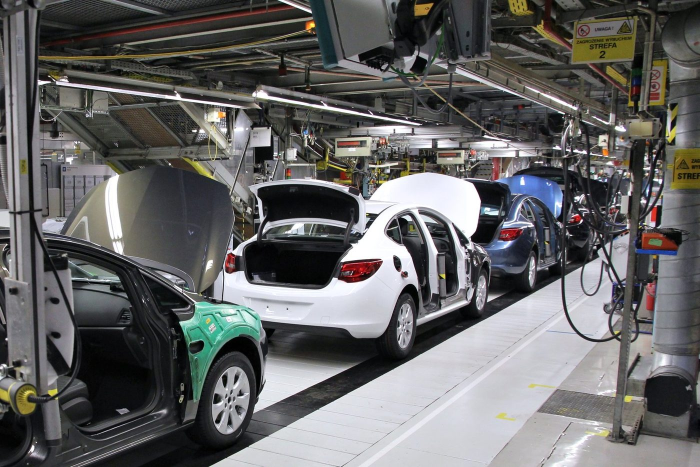
#> input picture assets/photos/auto-assembly-line.jpg, 1400 x 934 px (shown at 1/2 size); its folder holds only this picture in this run
$ python -i featured_image.py   (imports and definitions only)
#> lines starting #> are read from the running program, lines starting #| are printed output that depends on the picture
"""실제 시세로 1200×630 대표 이미지를 만들어 사진 검색 오류를 없앱니다.

레이아웃 둘을 그날 상황에 따라 고릅니다
--------------------------------------
2026-09-05까지는 레이아웃이 하나였고 색만 다섯 단계로 바뀌었습니다. 그래서
목록에서 훑으면 매일 같은 그림으로 보였습니다 — 지수 카드 3개가 화면을
차지하고, 그날의 주인공 종목은 맨 아래 작은 줄 하나였습니다.

지금은 **그날 이야기의 모양**에 따라 둘 중 하나를 그립니다.

  single — 주인공이 하나인 날. 종목명과 등락률을 화면 크기로 씁니다.
  trio   — 여러 종목이 함께 움직인 날. 상위 셋을 타일로 나열합니다.

고르는 기준은 아래 `choose_layout()`에 있습니다. 원고 제목이 종목을 하나만
부르면 그 종목이 그날의 주인공이므로 single, 여럿을 부르거나 아무 종목도
부르지 않으면 수치로 판단합니다.

**좌우 안전 영역(SAFE_LEFT~SAFE_RIGHT)을 반드시 지킬 것.**
테마의 목록 카드는 `aspect-ratio: 4/3` + `object-fit: cover`입니다
(2026-09-05 실측: 데스크톱 311×233, 모바일 330×248. 맨 위 대표 카드만 16:9).
1200×630(1.905:1) 이미지를 1.333:1 상자에 cover로 넣으면 높이에 맞춰 확대된 뒤
보이는 폭이 630×4/3 = 840px뿐이라 **좌우가 각각 180px씩 잘립니다.**

이 값은 두 번 틀렸습니다. 처음엔 안전 영역이 없어 "FERMATA"가 "RMATA"로,
"Ecopro"가 "opro"로 잘렸습니다. 2026-09-01에 3:2(각 127px)로 고쳤는데, 그 뒤
테마 카드가 4:3으로 바뀌어 있었습니다 — 2026-09-05에 새 레이아웃을 올리고
사이트를 열어 보니 종목 타일의 왼쪽 막대와 등락률 끝이 잘려 있었습니다.
**화면을 직접 재기 전에는 이 숫자를 바꾸지 말 것.**

1200×630은 소셜 공유(OG) 표준 비율이라 유지하고, 대신 글자와 카드를 가운데
840px 영역 안에만 배치해 어느 쪽에서 잘려도 내용이 살아남게 합니다.
"""
from __future__ import annotations

from pathlib import Path

import json

from PIL import Image, ImageDraw, ImageFilter

from . import data_graphics, photo_pool

# 4:3 중앙 크롭에서 살아남는 좌우 안전 영역 (1200×630 기준, 각 변 180px 잘림)
SAFE_LEFT = 180
SAFE_RIGHT = 1020
_PAD = 20                           # 경계에 딱 붙지 않도록 한 뼘
_CONTENT_LEFT = SAFE_LEFT + _PAD    # 200
_CONTENT_RIGHT = SAFE_RIGHT - _PAD  # 1000

# 오르면 빨강, 내리면 파랑 — 본문 그래픽(data_graphics)과 같은 약속입니다.
_UP = "#E5484D"
_DOWN = "#3E7BFA"
_UP_DARK = "#FF6B62"      # 어두운 바탕에서 읽히게 한 단계 밝힌 색
_DOWN_DARK = "#5C9DFF"
# 보합(0.00%)을 상승색으로 칠하면 **그림이 사실과 다른 말을 합니다.** 목록에서
# 빨간 +0.00%를 보면 오른 날로 읽힙니다. 오르지도 내리지도 않은 것은 회색입니다.
_FLAT = "#6B7785"
_FLAT_DARK = "#A8B2BF"


# [6 lines left out: function _move_color, not called in this run]


def _font(size: int, bold: bool = True):
    return data_graphics.korean_font(size, bold)


# 영문판에서 그대로 쓰면 카드를 넘치는 지수 이름들
_EN_ALIASES = {
    "Dow Jones Industrial Average": "Dow Jones",
    "Nasdaq Composite": "Nasdaq",
    "US 10-Year Treasury Yield": "U.S. 10Y Yield",
    "US 30-Year Treasury Yield": "U.S. 30Y Yield",
}


# [15 lines left out: function _name, not called in this run]


def _change(entry: dict) -> str:
    return data_graphics.change_label(entry)   # 금리는 %p(2026-10-06)


# [13 lines left out: functions _price, _stock_price, not called in this run]


def _macro(price_data: dict) -> list[dict]:
    return list(price_data.get("macro", {}).values())[:3]


# [18 lines left out: functions _ranked, lead_watchlist_entry, not called in this run]


# 1위가 2위를 이만큼 앞서면 "주인공이 하나인 날"로 봅니다.
#
# 실제 7거래일에 대보면 이렇게 갈립니다(2026-09-01~04):
#   2.72배 델 테크놀로지스(15.81%) vs 팔란티어(5.81%)     → single
#   1.18배 에코프로비엠(-7.06%) vs 에코프로(-5.96%)        → trio
# 앞의 날은 델 하나로 설명되는 날이고, 뒤의 날은 2차전지가 통째로 밀린
# 날입니다. 그림도 그렇게 달라야 합니다.
_SOLO_RATIO = 2.0


# [63 lines left out: functions _stocks_named_in_title, choose_layout, not called in this run]


# 표지 사진 돌려쓰기의 기억(2026-09-26). 9/8에 "같은 종목이 사흘 연속 주인공이어도 표지가 다르게"로 정하고 날짜÷장수
# 나머지로 짰더니, 사흘 연속은 달랐지만 닷새 뒤엔 같은 사진이 돌아왔다(인텔 9/17·SK하이닉스 9/22가 같은 남색 기판,
# 다양하게 돌려 쓴다). 상태 파일 대신 **커밋된 시황 원고**(price_data가 들어 있다)로
# 그 묶음이 표지 사진을 쓴 횟수를 다시 센다 — 러너와 맥이 같은 저장소를 보므로 같은 답이 나오고, 같은 날 다시 돌려도
# 같은 사진이다. ROTATION_START 전의 날은 세지 않는다(그때 사진은 옛 규칙으로 골랐다).
EDITORIAL_DIR = Path(__file__).resolve().parents[1] / "editorial"
ROTATION_START = "2026-09-15"     # 이보다 앞선 날은 이력에 넣지 않는다
LRU_START = "2026-09-26"          # 이날부터 "가장 오래 안 쓴 사진"; 그 전날까지는 옛 규칙(날짜÷장수)으로 실제 표지를 재현한다


def _turn_key(market: str, date_str: str) -> tuple[str, int]:
    return (str(date_str), 0 if market == "kr" else 1)   # 같은 날짜면 한국장(저녁)이 미국장(다음 아침)보다 먼저


# [133 lines left out: functions _photo_day_lead, cover_history, _photo_for, cover_photo, _lead_for, _market_line and 2 more, not called in this run]


def _cover_crop(path: Path, size: tuple[int, int] = (1200, 630)) -> Image.Image:
    """사진을 1200×630에 꽉 차게 잘라 넣습니다(가운데 기준).

    비율이 다른 사진을 늘리지 않고 넘치는 쪽을 자릅니다 — 늘리면 사람과 건물이
    눈에 띄게 일그러집니다.
    """
#> called with path = '../assets/photos/auto-assembly-line.jpg', size = (1200, 630)
    with Image.open(path) as image:
#> image is the input picture: PIL image 1400x934 RGB; mean R, G, B 101, 100.7, 100.7
        image = image.convert("RGB")
        scale = max(size[0] / image.width, size[1] / image.height)
#> scale = 0.857
        resized = image.resize((max(size[0], round(image.width * scale)),
                                max(size[1], round(image.height * scale))), Image.LANCZOS)
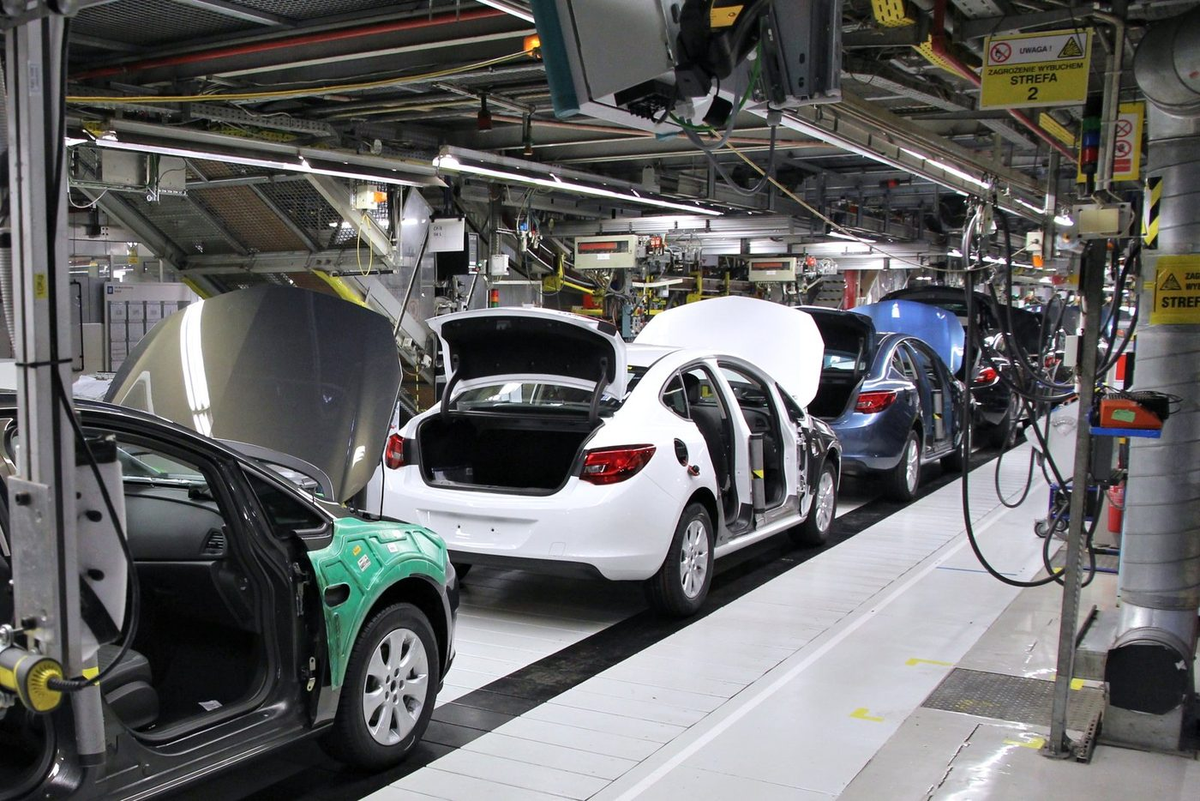
#> resized: PIL image 1200x801 RGB; mean R, G, B 101, 100.7, 100.7
    left = (resized.width - size[0]) // 2
#> left = 0
    top = (resized.height - size[1]) // 2
#> top = 85
    return resized.crop((left, top, left + size[0], top + size[1]))
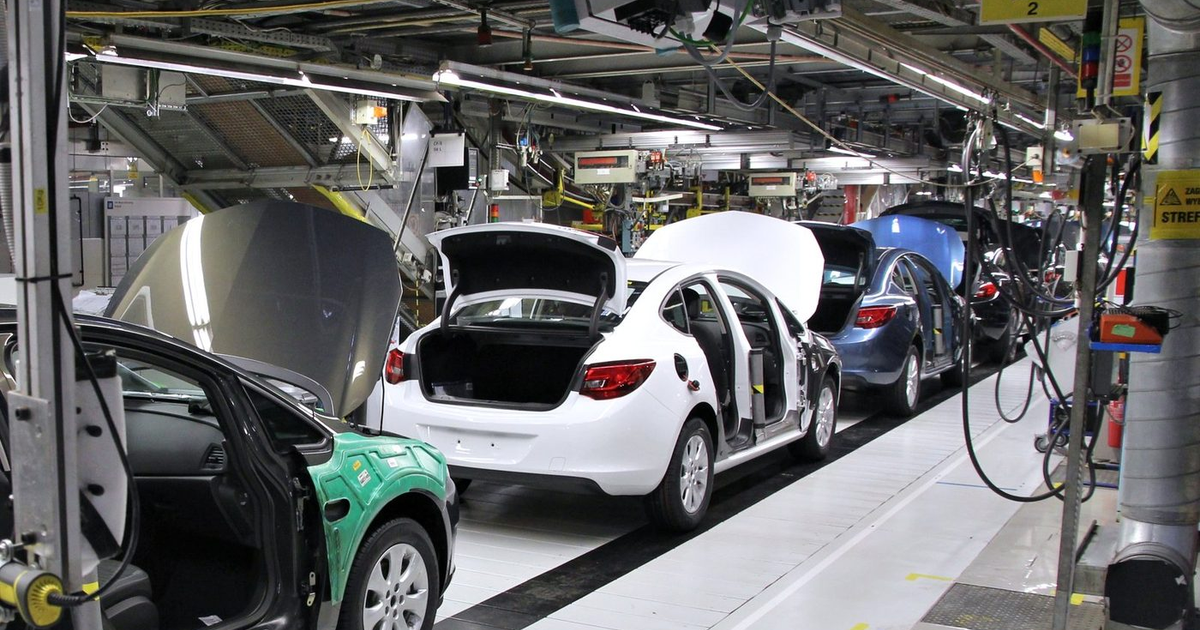
#> returned value: PIL image 1200x630 RGB; mean R, G, B 102.1, 102, 102.4


# [211 lines left out: functions _scrim, _halo_text, _render_photo, _render_single, _render_trio, create, not called in this run]


# ── 목록용 정사각 썸네일 (2026-09-27) ──────────────
#
# 본진 홈·목록은 토스피드 풍으로 **글자 왼쪽 · 네모 썸네일 오른쪽**이다. 1200×630 표지를 네모에
# 넣으면 양쪽이 잘려 "+6.82%"가 "+6.82"로 보였다. 그래서 같은 데이터로 네모 그림을 따로 그린다.
# 목록에서 약 110px로 보이므로 **큰 글자 한두 개만** 싣는다 — 지수 줄·날짜는 넣지 않는다(안 읽힌다).
# 가로 표지는 그대로 대표 이미지(공유·디스커버용)로 남고, 네모 그림은 목록에서만 쓴다(코드 조각 14번).
SQUARE = 600
_SQ_PAD = 44


# [79 lines left out: functions _render_square_lead, _render_square_trio, create_square, not called in this run]

>>> result = _cover_crop('../assets/photos/auto-assembly-line.jpg')

$ run again, on assets/photos/auto-dashboard-sunset.jpg
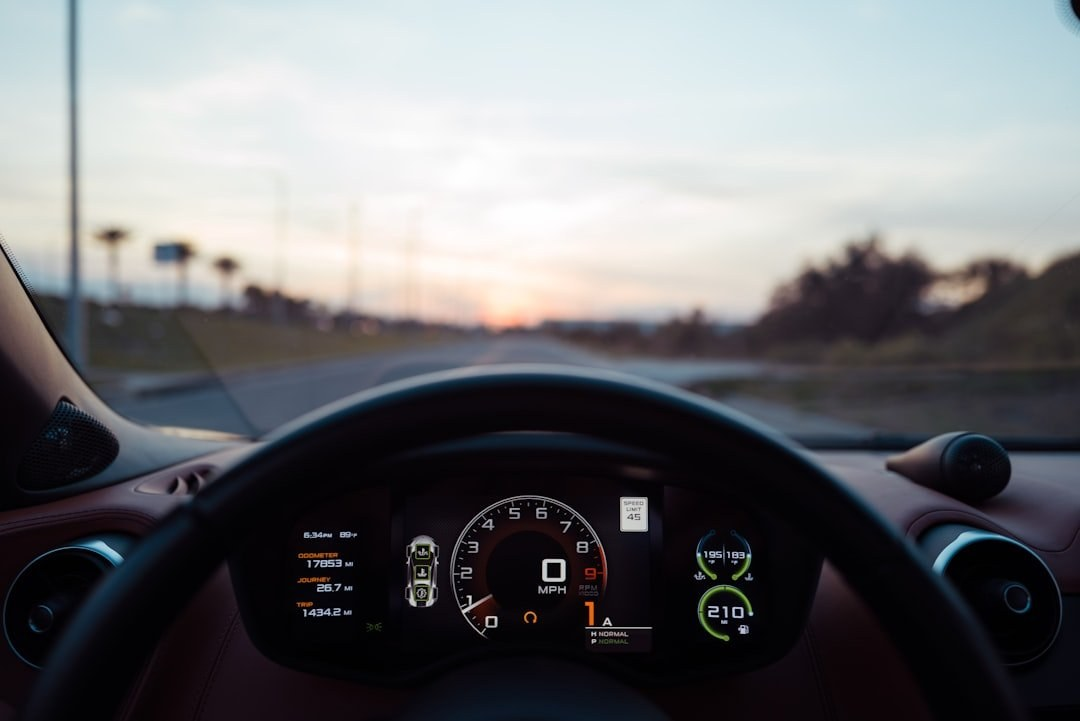
#> input picture assets/photos/auto-dashboard-sunset.jpg, 1080 x 721 px
#> in _cover_crop, image is the input picture: PIL image 1080x721 RGB; mean R, G, B 111.4, 112.5, 115.2
#> in _cover_crop, `return resized.crop((left, top, left + size[0], top + size[1]))`:
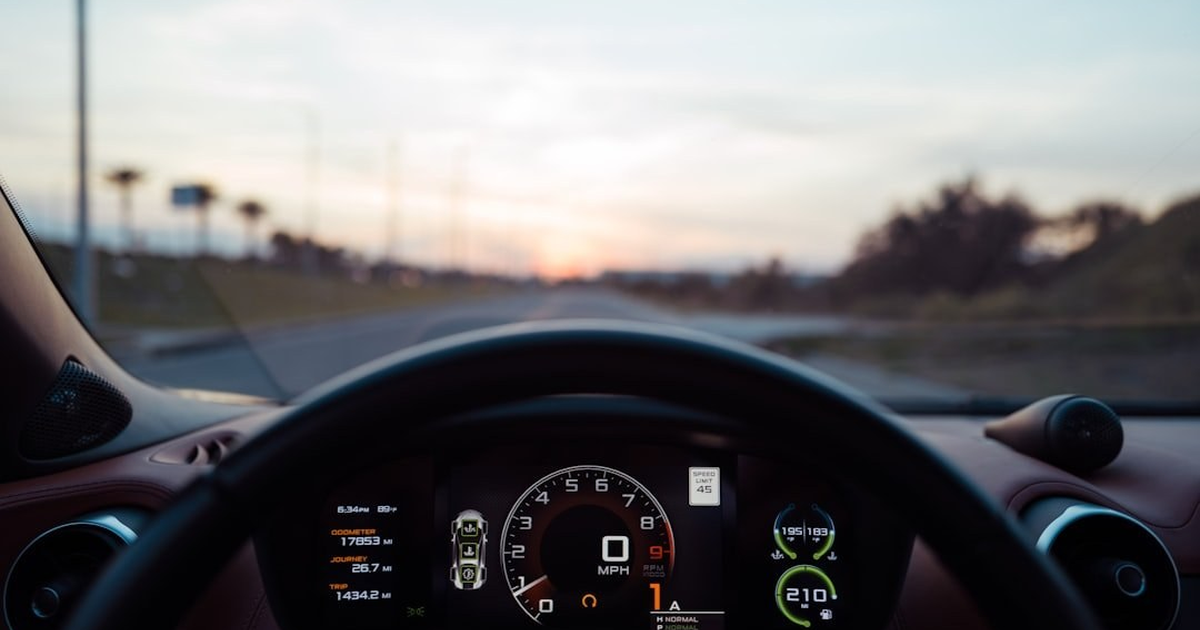
#> returned value: PIL image 1200x630 RGB; mean R, G, B 112, 111.4, 113.7

$ run again, on assets/photos/auto-hyundai-line.jpg
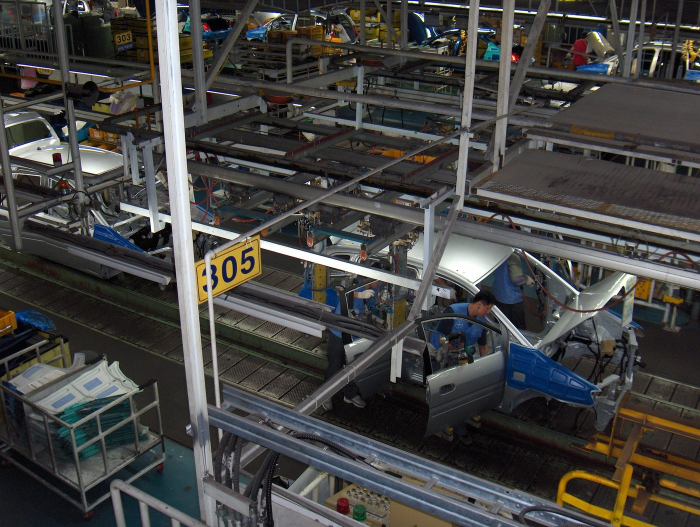
#> input picture assets/photos/auto-hyundai-line.jpg, 1400 x 1054 px (shown at 1/2 size)
#> in _cover_crop, image is the input picture: PIL image 1400x1054 RGB; mean R, G, B 68.7, 68.1, 66.4
#> in _cover_crop, `resized = image.resize((max(size[0], round(image.width * scale)), max(..`:
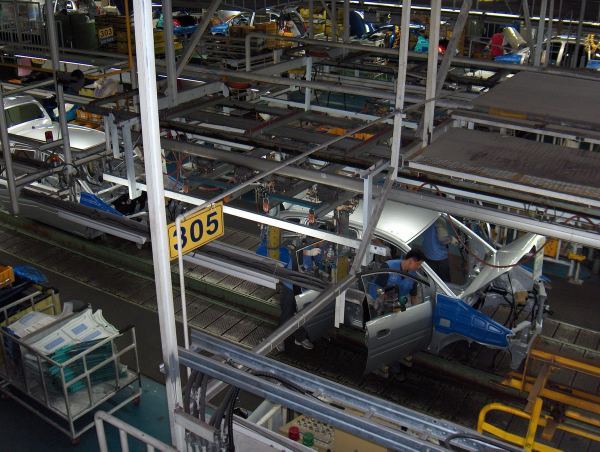
#> resized: PIL image 1200x903 RGB (shown at 1/2 size); mean R, G, B 68.7, 68.1, 66.4
#> in _cover_crop, `return resized.crop((left, top, left + size[0], top + size[1]))`:
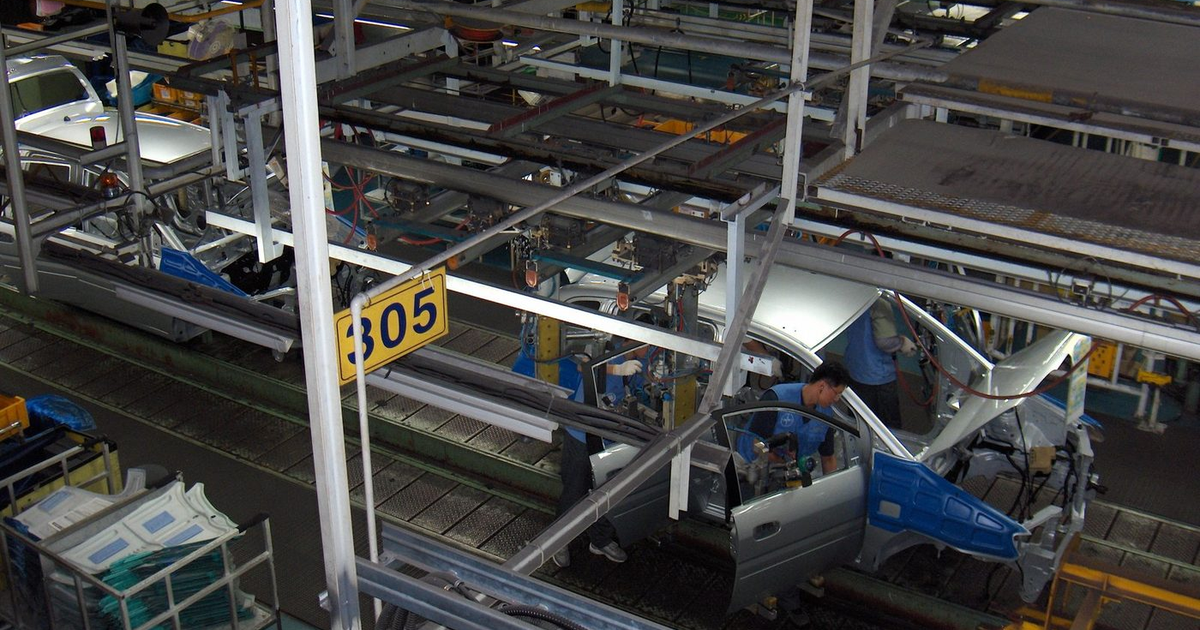
#> returned value: PIL image 1200x630 RGB; mean R, G, B 70.5, 70.2, 69.2

$ run again, on assets/photos/auto-parking-aerial.jpg
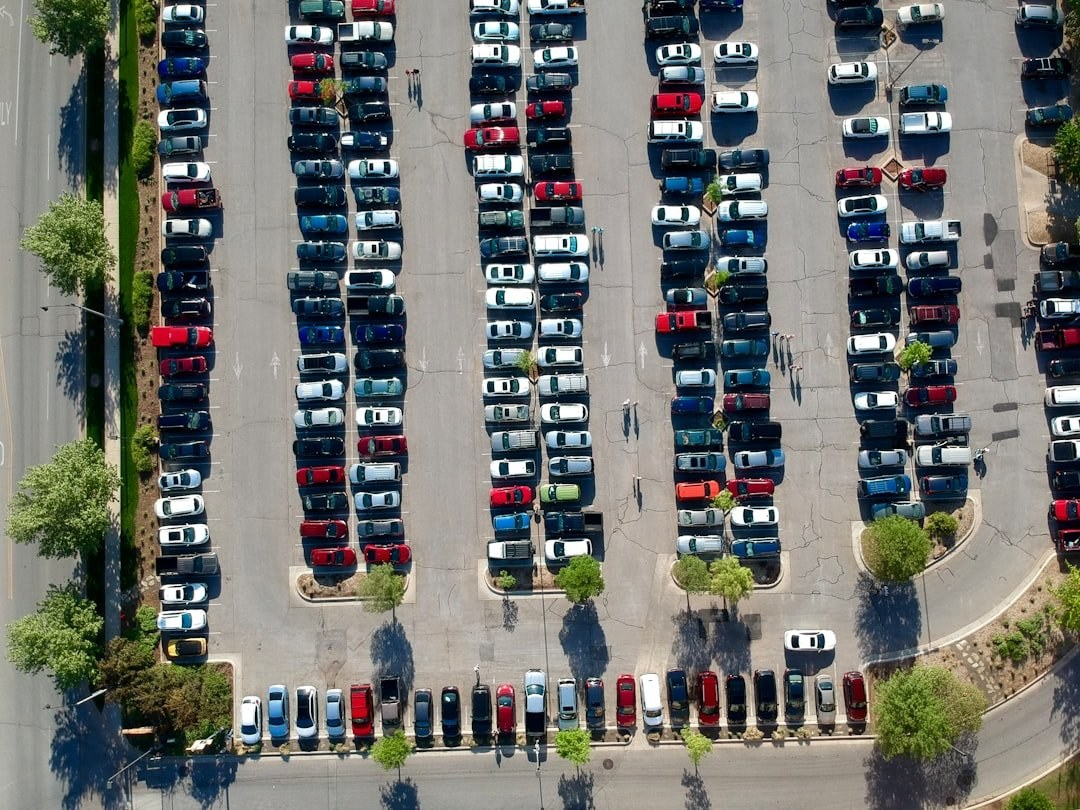
#> input picture assets/photos/auto-parking-aerial.jpg, 1080 x 810 px
#> in _cover_crop, image is the input picture: PIL image 1080x810 RGB; mean R, G, B 113.9, 115.5, 111.4
#> in _cover_crop, `resized = image.resize((max(size[0], round(image.width * scale)), max(..`:
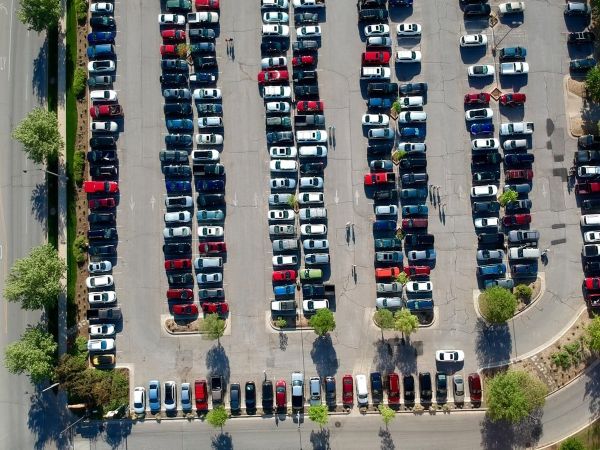
#> resized: PIL image 1200x900 RGB (shown at 1/2 size); mean R, G, B 114, 115.5, 111.4
#> in _cover_crop, `return resized.crop((left, top, left + size[0], top + size[1]))`:
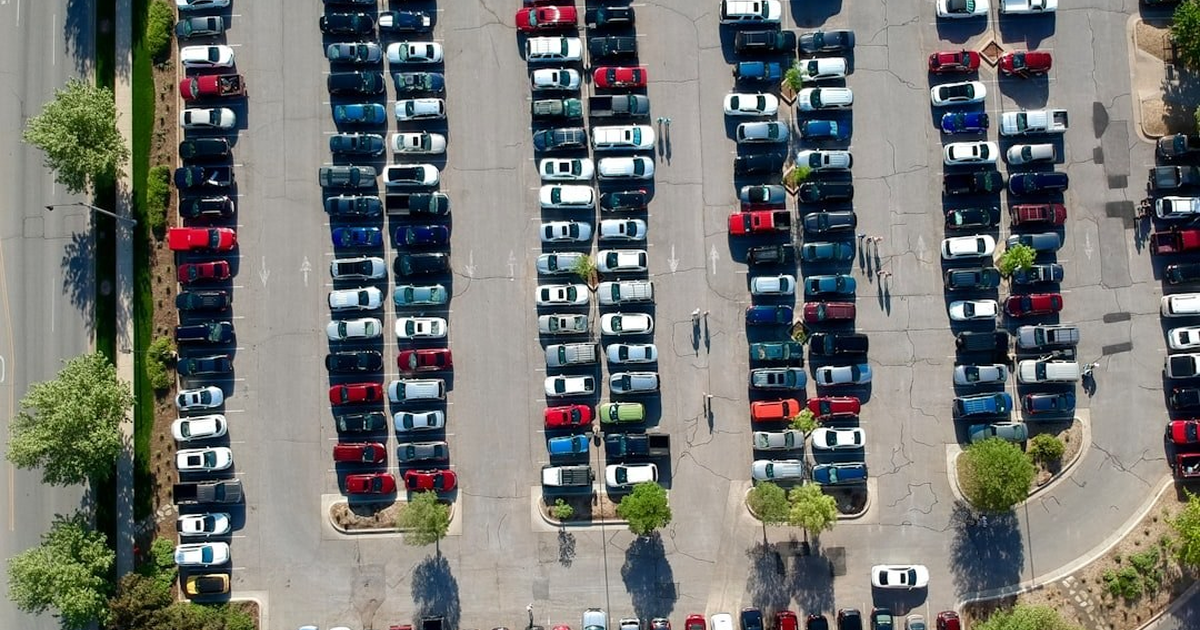
#> returned value: PIL image 1200x630 RGB; mean R, G, B 115.4, 116.9, 112.8
